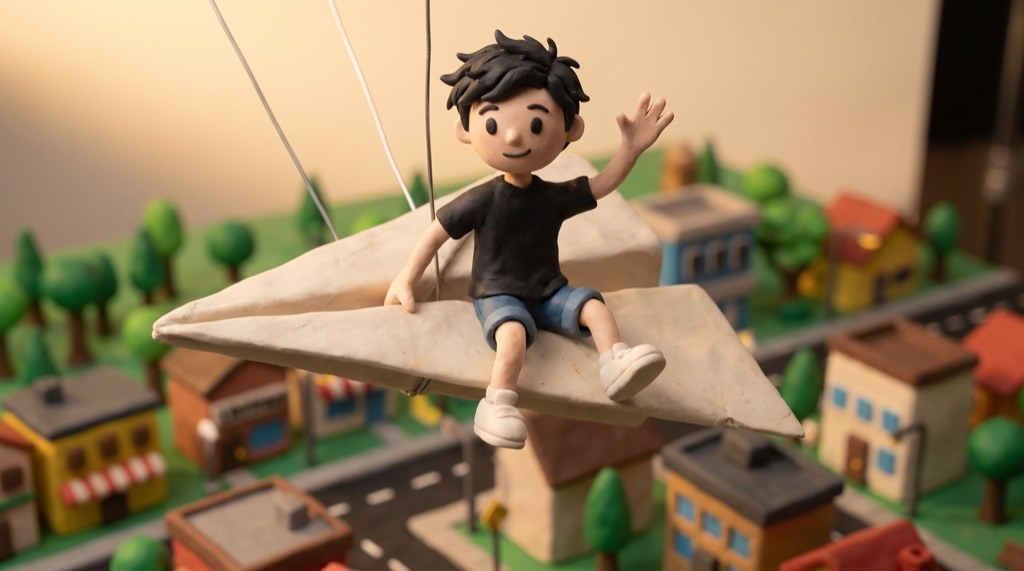
#> input picture assets/estilos/03-plastilina.jpg, 1024 x 571 px, given in place of estilos, which was not available
$ python hoja.py --images ../assets/estilos --out out.png
#> lines starting #> are read from the running program, lines starting #| are printed output that depends on the picture; pictures that were not available may be replaced by others from this repository, and a replacement may not be noted
"""Hoja de contacto para revisar con Read: imágenes sueltas o cuadros de un video.

uso:
  python3 hoja.py --images "escenas/stills/*.png" -o hoja.jpg
  python3 hoja.py --video renders/v1.mp4 --at 1.6,6.6,11.8 -o hoja.jpg
  python3 hoja.py --video clip.mp4 --at inicio,mitad,final -o hoja.jpg   (cuadros relativos a la duración)
"""
import argparse, glob, os, subprocess, tempfile
from PIL import Image, ImageDraw, ImageFont

ap = argparse.ArgumentParser()
ap.add_argument("--images")
ap.add_argument("--video")
ap.add_argument("--at", default="inicio,mitad,final")
ap.add_argument("--cols", type=int, default=4)
ap.add_argument("--width", type=int, default=480)
ap.add_argument("-o", "--out", required=True)
args = ap.parse_args()

items = []  # (etiqueta, ruta)
if args.images:
    items = [(os.path.basename(p), p) for p in sorted(glob.glob(os.path.expanduser(args.images)))]
elif args.video:
    dur = float(subprocess.run(["ffprobe", "-v", "error", "-show_entries", "format=duration", "-of", "csv=p=0", args.video],
                               capture_output=True, text=True).stdout)
    rel = {"inicio": 0.05, "mitad": 0.5, "final": 0.95}
    tmp = tempfile.mkdtemp()
    for i, t in enumerate(args.at.split(",")):
        sec = dur * rel[t] if t in rel else float(t)
        p = os.path.join(tmp, f"{i:03d}.jpg")
        subprocess.run(["ffmpeg", "-v", "error", "-y", "-ss", f"{sec:.3f}", "-i", args.video, "-frames:v", "1", p], check=True)
        items.append((f"{sec:.2f}s", p))
if not items:
    raise SystemExit("nada que poner en la hoja")

try:
    font = ImageFont.truetype("/System/Library/Fonts/Supplemental/Arial Bold.ttf", 22)
except OSError:
    font = ImageFont.load_default()
thumbs = []
for label, p in items:
    im = Image.open(p).convert("RGB")
#> im is the input picture: PIL image 1024x571 RGB; mean R, G, B 147.1, 124.4, 92.4
    thumbs.append((label, im.resize((args.width, int(im.height * args.width / im.width)))))
cell_h = max(t.height for _, t in thumbs) + 30
#> cell_h = 297
rows = (len(thumbs) + args.cols - 1) // args.cols
#> rows = 1
sheet = Image.new("RGB", (min(len(thumbs), args.cols) * args.width, rows * cell_h), "#111")
#> sheet: PIL image 480x297 RGB; every value is 17
d = ImageDraw.Draw(sheet)
for k, (label, t) in enumerate(thumbs):
    x, y = (k % args.cols) * args.width, (k // args.cols) * cell_h
    sheet.paste(t, (x, y + 30))
    d.text((x + 6, y + 4), label, font=font, fill=(245, 166, 35))
#> this loop made 1 pass
#> (label, x, y) on pass 1: ('estilos', 0, 0)
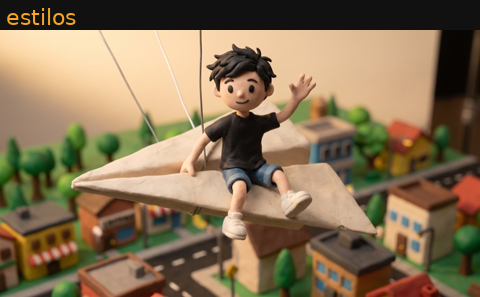
#> sheet: PIL image 480x297 RGB; mean R, G, B 134.5, 113.9, 84.9
sheet.save(args.out, quality=85)
print(args.out, len(thumbs), "cuadros")
#| out.png 1 cuadros

$ run again, on assets/estilos/04-caricatura-1930.jpg
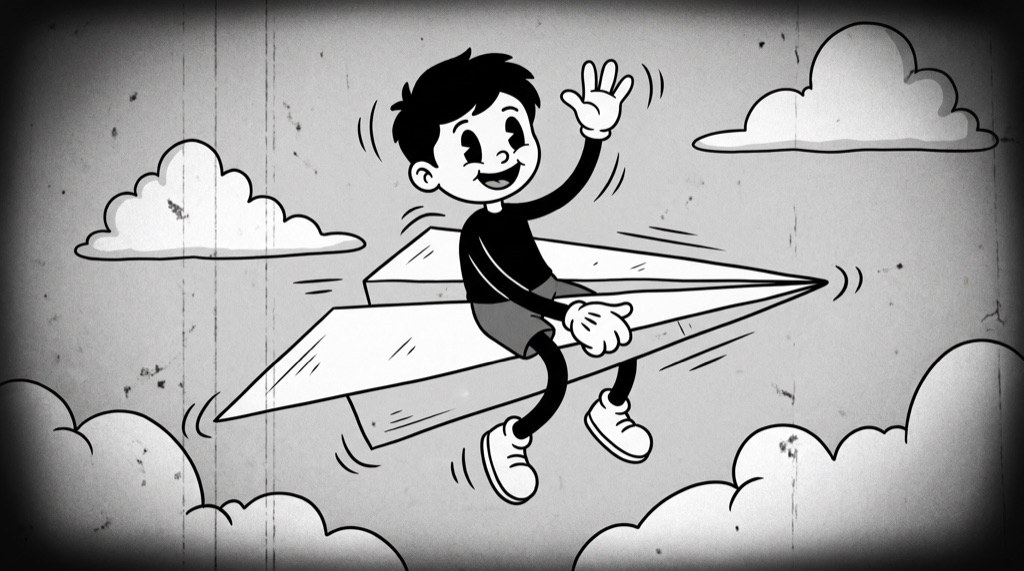
#> input picture assets/estilos/04-caricatura-1930.jpg, 1024 x 571 px, given in place of estilos, which was not available
#> im is the input picture: PIL image 1024x571 RGB; mean R, G, B 158.8, 158.6, 158.7
#> cell_h = 297
#> rows = 1
#> the loop `for k, (label, t) in enumerate(thumbs):` made 1 pass
#> (label, x, y) on pass 1: ('estilos', 0, 0)
#> after the loop `for k, (label, t) in enumerate(thumbs):`:
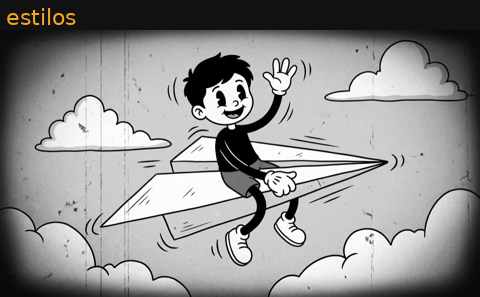
#> sheet: PIL image 480x297 RGB; mean R, G, B 145.1, 144.7, 144.4
#| out.png 1 cuadros
